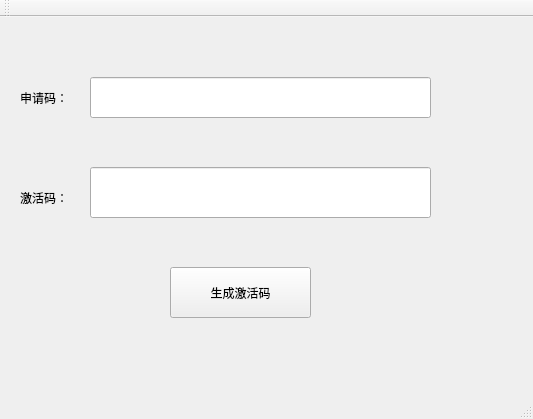
<?xml version="1.0" encoding="UTF-8"?>
<ui version="4.0">
 <class>MainWindow</class>
 <widget class="QMainWindow" name="MainWindow">
  <property name="geometry">
   <rect>
    <x>0</x>
    <y>0</y>
    <width>533</width>
    <height>419</height>
   </rect>
  </property>
  <property name="windowTitle">
   <string>MainWindow</string>
  </property>
  <widget class="QWidget" name="centralWidget">
   <widget class="QLineEdit" name="lineEditApply">
    <property name="geometry">
     <rect>
      <x>90</x>
      <y>60</y>
      <width>341</width>
      <height>41</height>
     </rect>
    </property>
   </widget>
   <widget class="QLineEdit" name="lineEditActivity">
    <property name="geometry">
     <rect>
      <x>90</x>
      <y>150</y>
      <width>341</width>
      <height>51</height>
     </rect>
    </property>
   </widget>
   <widget class="QPushButton" name="pushButton">
    <property name="geometry">
     <rect>
      <x>170</x>
      <y>250</y>
      <width>141</width>
      <height>51</height>
     </rect>
    </property>
    <property name="text">
     <string>生成激活码</string>
    </property>
   </widget>
   <widget class="QLabel" name="label">
    <property name="geometry">
     <rect>
      <x>20</x>
      <y>70</y>
      <width>51</width>
      <height>21</height>
     </rect>
    </property>
    <property name="text">
     <string>申请码：</string>
    </property>
   </widget>
   <widget class="QLabel" name="label_2">
    <property name="geometry">
     <rect>
      <x>20</x>
      <y>170</y>
      <width>51</width>
      <height>21</height>
     </rect>
    </property>
    <property name="text">
     <string>激活码：</string>
    </property>
   </widget>
  </widget>
  <widget class="QMenuBar" name="menuBar">
   <property name="geometry">
    <rect>
     <x>0</x>
     <y>0</y>
     <width>533</width>
     <height>23</height>
    </rect>
   </property>
  </widget>
  <widget class="QToolBar" name="mainToolBar">
   <attribute name="toolBarArea">
    <enum>TopToolBarArea</enum>
   </attribute>
   <attribute name="toolBarBreak">
    <bool>false</bool>
   </attribute>
  </widget>
  <widget class="QStatusBar" name="statusBar"/>
 </widget>
 <layoutdefault spacing="6" margin="11"/>
 <resources/>
 <connections/>
</ui>
